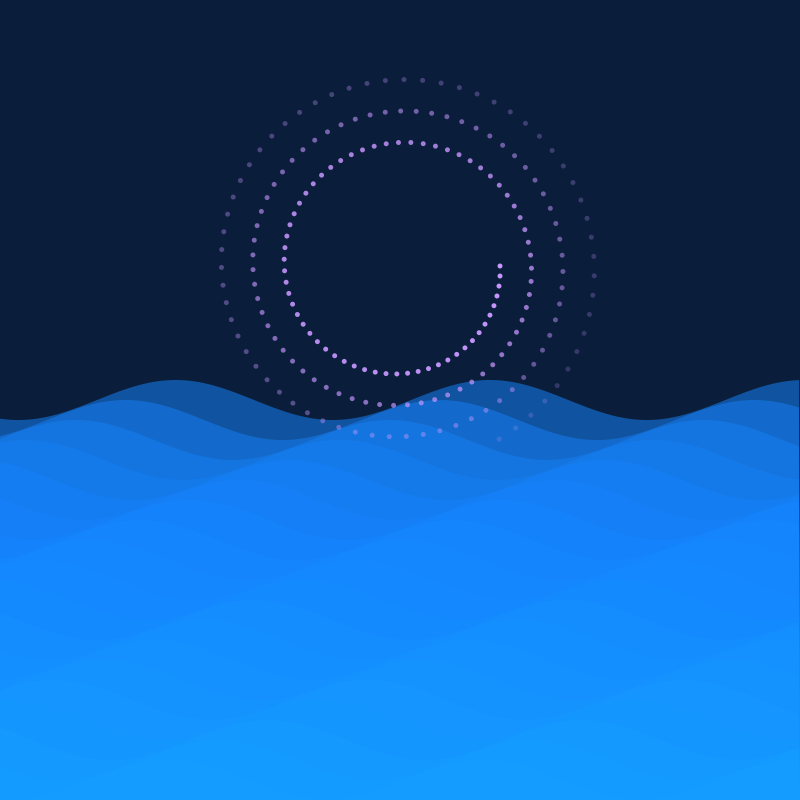
Frame 1 (no input)
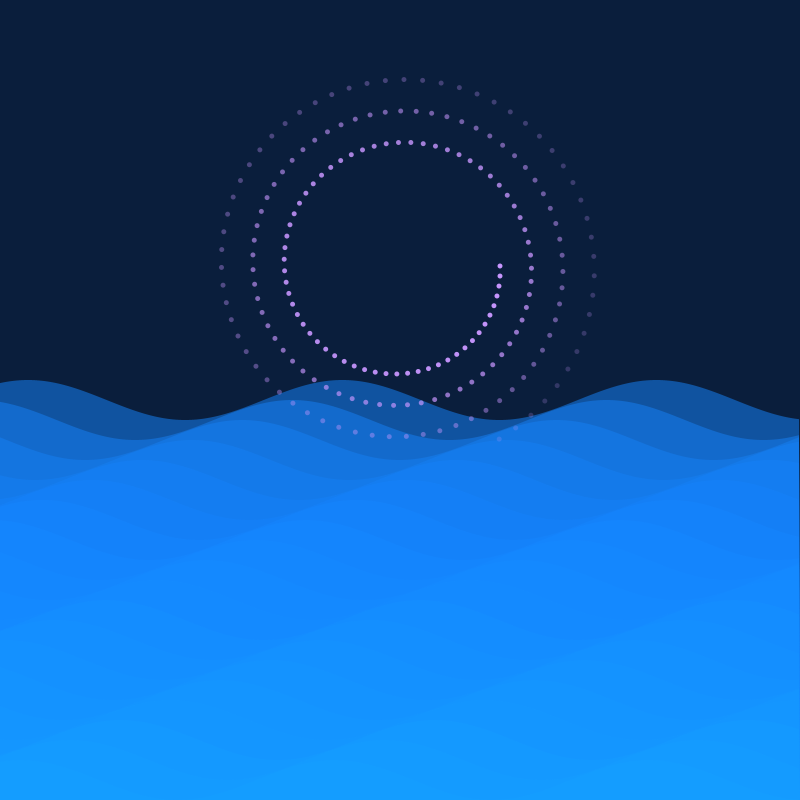
Frame 60 (the mouse pressed at the canvas centre just before this capture)
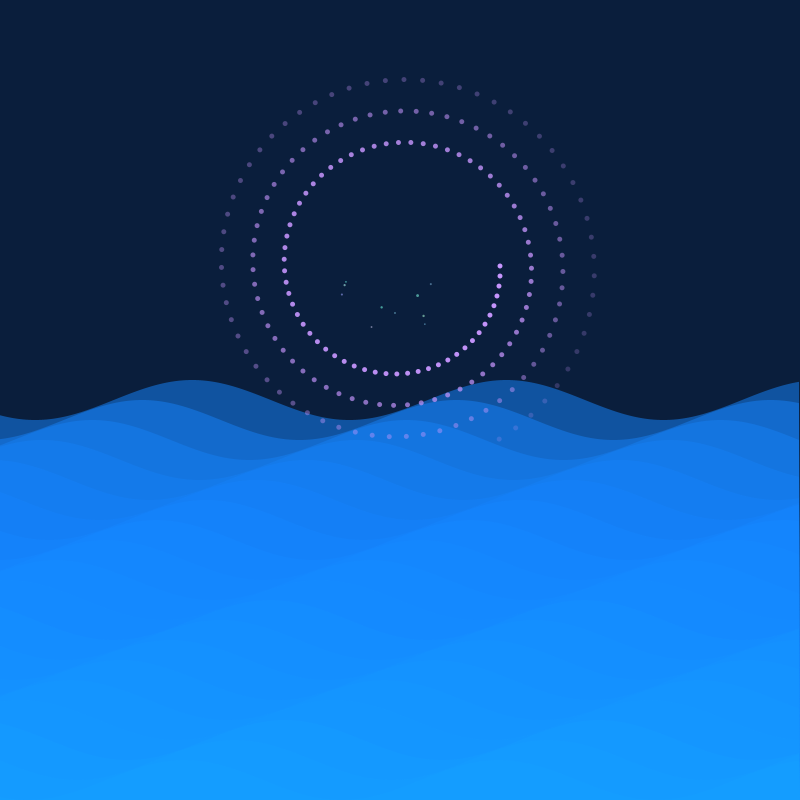
Frame 120 (the mouse held since frame 60 and released just before this capture)

The Processing sketch that drew these frames (run headless with seeded random() and noise(); from frame 60 on, the mouse is pressed at the canvas centre):

// Processing sketch: Vasudev_Jayadev
// ── Vasudev_Jayadev.pde
float waveOffset = 0;
ArrayList<Particle> particles = new ArrayList<>();

void setup() {
  size(800, 800); // Canvas size
  background(10, 30, 60); // Dark ocean-like background
  noStroke();
}

void draw() {
  background(10, 30, 60, 50); // Dark background with slight fade effect

  // Draw the "sea" - Moving wave patterns
  drawSea();

  // Draw "infinity" - Spiraling shapes
  drawInfinity();

  // Handle "journey" particles
  for (int i = particles.size() - 1; i >= 0; i--) {
    Particle p = particles.get(i);
    p.update();
    p.display();
    if (p.isOffScreen()) {
      particles.remove(i);
    }
  }
}

void mousePressed() {
  // Add particles for "journey" when the mouse is pressed
  for (int i = 0; i < 10; i++) {
    particles.add(new Particle(mouseX, mouseY));
  }
}

// Draw "sea" with flowing waves
void drawSea() {
  waveOffset += 0.05; // Shift waves over time
  for (int y = height / 2; y < height; y += 20) {
    fill(20, 80 + y / 10, 150 + y / 5, 150); // Gradient blues
    beginShape();
    for (int x = 0; x < width; x++) {
      float waveHeight = sin((x * 0.02) + waveOffset + (y * 0.05)) * 20;
      vertex(x, y + waveHeight);
    }
    vertex(width, height);
    vertex(0, height);
    endShape(CLOSE);
  }
}

// Draw "infinity" as spiraling shapes
void drawInfinity() {
  pushMatrix();
  translate(width / 2, height / 3); // Center of the canvas
  for (int i = 0; i < 200; i++) {
    float angle = i * 0.1;
    float radius = 100 + i * 0.5;
    float x = radius * cos(angle);
    float y = radius * sin(angle);
    fill(200, 150, 255, map(i, 0, 200, 255, 50)); // Gradient color
    ellipse(x, y, 5, 5);
  }
  popMatrix();
}

// Particle class for "journey"
class Particle {
  float x, y;
  float speedX, speedY;
  float size;
  color col;

  Particle(float startX, float startY) {
    x = startX;
    y = startY;
    speedX = random(-1, 1);
    speedY = random(-2, -1);
    size = random(5, 10);
    col = color(random(100, 200), random(150, 255), random(200, 255)); // Bright blue and green tones
  }

  void update() {
    x += speedX;
    y += speedY;
    size *= 0.98; // Gradual shrink
  }

  void display() {
    fill(col, 150);
    ellipse(x, y, size, size);
  }

  boolean isOffScreen() {
    return y < 0 || size < 1; // Particle disappears when off-screen or too small
  }
}
